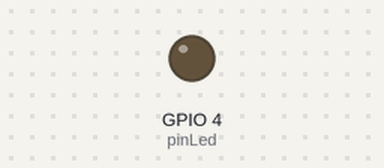
Bench run of a program on a simulated ESP8266 (NodeMCU). Parts: output pins drawn as LEDs (lit = HIGH). MIDI output is not drawn.

Above: at 0.0 s.
At 1.1 s:
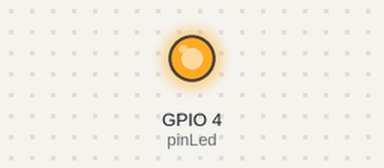
Timing chart, 0 to 3.8 s (numbered marks = the images above):
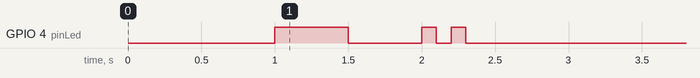

The program:

main.cpp
```cpp
#include <Arduino.h>
#include <MIDI.h>

MIDI_CREATE_DEFAULT_INSTANCE();

const byte pinLed = 4;


void setup() {

    // Serial.begin(31250);
    MIDI.begin(MIDI_CHANNEL_OMNI);
    delay(500);

    Serial.swap();
    delay(500);

    MIDI.turnThruOn();

/*
    MIDI.setHandleNoteOn([](byte channel, byte note, byte velocity) {
        Serial.write(1);
        Serial.write(channel);
        Serial.write(note);
        Serial.write(velocity);
    });

    MIDI.setHandleNoteOff([](byte channel, byte note, byte velocity) {
        Serial.write(0);
        Serial.write(channel);
        Serial.write(note);
        Serial.write(velocity);
    });

*/
    pinMode(pinLed, OUTPUT);

    digitalWrite(pinLed, HIGH);
    delay(500);
    digitalWrite(pinLed, LOW);
    delay(500);

    digitalWrite(pinLed, HIGH);
    delay(100);
    digitalWrite(pinLed, LOW);
    delay(100);
    digitalWrite(pinLed, HIGH);
    delay(100);
    digitalWrite(pinLed, LOW);
    delay(100);

}

void loop() {
    MIDI.read();
}


// https://www.falstad.com/circuit/circuitjs.html?ctz=CQAgjCAMB0l3BWcMBMcUHYMGZIA4UA2ATmIxAUgoqoQFMBaMMAKABZJy3C3xiUQ3XtmyFwLAE6CefAdjy8w-KCBRoWAcwqEqIsQh2C4KyCwDu04aMuqUvUwCUQuRWAF2qzAVSodqPqGgEFgBnZ0hFZXlI73AQADMAQwAbELpzcNcBA083KAyhZ2scorFTCxK1XhK9fKkSr21PZSo1cqbZEB5m7xYnF06PToC-bGhsE0Dgi2ZrJQFZsVr2vBlaxdL8i1WY5AwFlskQHfA8k-mVNoyTquO163aMQjxNk+WWMEIFzgOFsDnlAIACZ0JIAV2SABcGMk6EC4gEYJBWE5znliGwspM-EhEUEjk8XhdusNbKYOORCZ0qesMjVrDSHhkqbdGWUWEA
```
